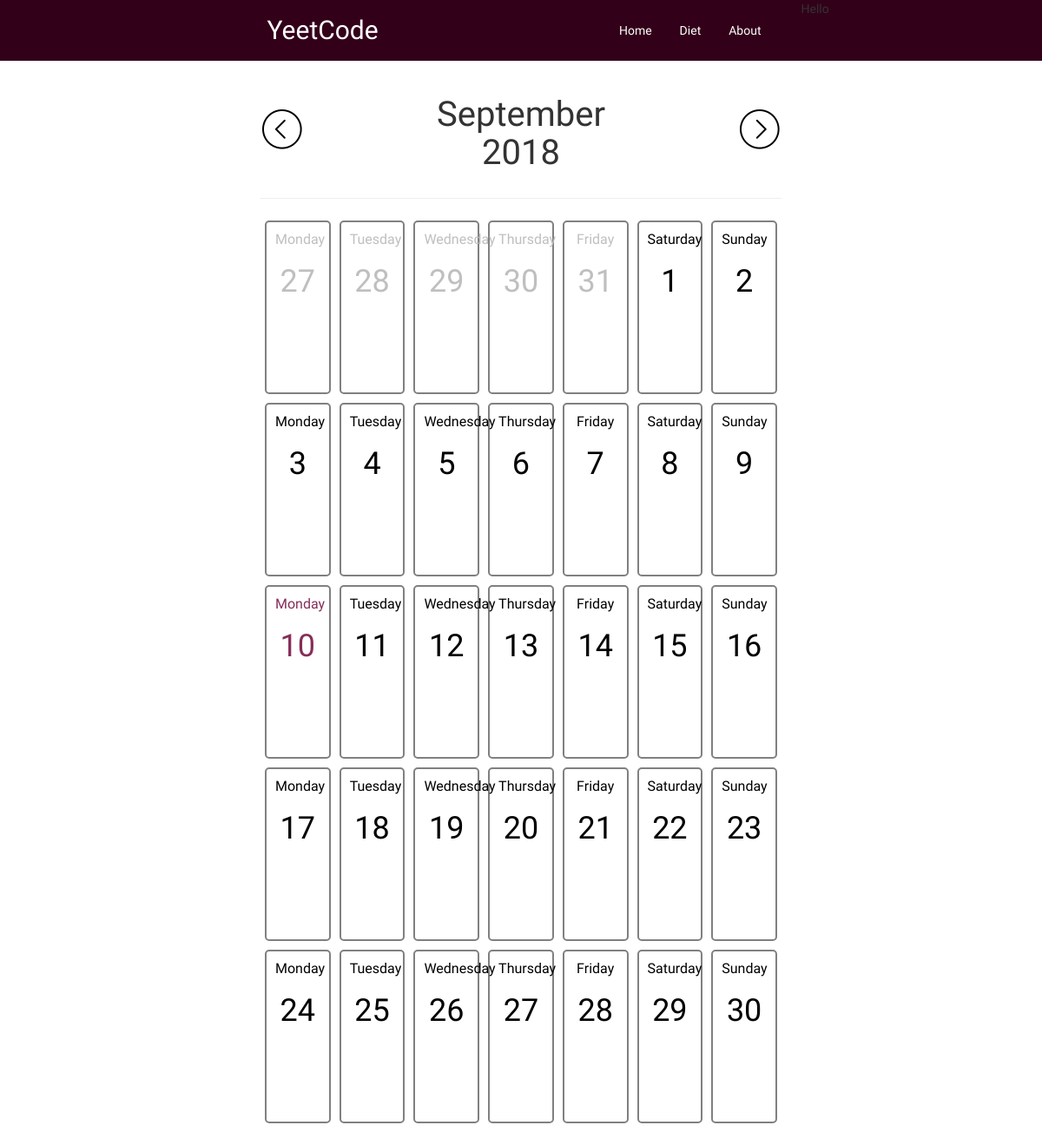
The page /diet/current on the database its author committed.
### diet/models.py (models this page shows)
class NutritionMonth(models.Model):
    MONTHS = (
        ('January', 'January'),
        ('February', 'February'),
        ('March', 'March'),
        ('April', 'April'),
        ('May', 'May'),
        ('June', 'June'),
        ('July', 'July'),
        ('August', 'August'),
        ('September', 'September'),
        ('October', 'October'),
        ('November', 'November'),
        ('December', 'December'),
    )
    year = models.IntegerField()
    month = models.TextField(default="January", choices=MONTHS)
    month_num = models.IntegerField(default=1, choices=[(d, d) for d in range(1, 13)])
    month_slug = models.TextField(default="00-00")

class NutritionDay(models.Model):
    WEEKDAYS = (("Sunday", "Sunday"),
                ("Monday", "Monday"),
                ("Tuesday", "Tuesday"),
                ("Wednesday", "Wednesday"),
                ("Thursday", "Thursday"),
                ("Friday", "Friday"),
                ("Saturday", "Saturday"),
                )
    month = models.ForeignKey(NutritionMonth, on_delete=models.CASCADE)
    day_slug = models.TextField(default="00-00-00")
    weekday = models.TextField(default="Sunday", choices=WEEKDAYS)
    cur_date = models.DateField()
    calories = models.IntegerField(default=0)
    carb = models.IntegerField(default=0)
    protein = models.IntegerField(default=0)
    fat = models.IntegerField(default=0)
    weight = models.IntegerField(null=True)

### diet/views.py (the view)
# urls.py: path('current', views.month_current, name='diet_month_current'),
def month_current(request):
    today = datetime.now().timetuple()
    cur_month, month_iter = get_month(today.tm_mon, today.tm_year)
    prev_t = get_prev_month(today.tm_year, today.tm_mon)
    next_t = get_next_month(today.tm_year, today.tm_mon)
    context = {'cur_month': today.tm_mon,
               'cur_year': today.tm_year,
               'cur_day': today.tm_mday,
               'month': cur_month,
               'month_iter': month_iter,
               'prev_year': prev_t[0],
               'prev_month': prev_t[1],
               'next_year': next_t[0],
               'next_month': next_t[1]}
    return render(request, 'diet.html', context)

### diet/helper.py (called while the page is built)
def get_prev_month(year, month):
    if month == 1:
        return (year-1, 12)
    else:
        return (year, month-1)

def get_next_month(year, month):
    if month == 12:
        return (year+1, 1)
    else:
        return (year, month+1)

### diet/templates/diet.html (shortened to what this page needs)
{% extends 'base.html' %}
{% load static %}
{% block extra_head %}
<link rel="stylesheet" type="text/css" href="{% static 'diet.css' %}">
{% endblock %}
{% block content %}
<div class="row">
  <div class="col-md-3"></div>
  <div class="col-md-6">
    <br>
      <table style="width:100%">
        <tr>
          <td>
            <a href="{% url 'month_view' prev_year prev_month %}" class="align-bottom" style="float:left;"><img src="{% static 'left-arrow.png' %}" alt="left_arrow"></a>
          </td>
          <td>
            <h1 style="font-family: Galada; text-align: center; font-size: 40px">{{ month.month }} {{ month.year }}</h1>
          </td>
          <td>
            <a href="{% url 'month_view' next_year next_month %}" class="align-bottom" style="float:right;"><img src="{% static 'right-arrow.png' %}" alt="right_arrow"></a>
          </td>
        </tr>
      </table>
    <hr>
    <table style="width:100%" class="diet-calendar">
      {% for week in month_iter %}
      <tr>
        {% for d in week %}
        <td>
          <a href="{% url 'day_view' d.cur_date.year d.cur_date.month d.cur_date.day %}" class="calendar-link">
            <div class=calender-day>
              {% if d.cur_date.day == cur_day and d.cur_date.month == cur_month and d.cur_date.year == cur_year %}
                <div class=current-day>
              {% elif d.cur_date.month == month.month_num %}
                <div class=month-day>
              {% else %}
                <div class=not-month-day>
              {% endif %}
              <p>{{ d.weekday }}</p>
              <h1>{{ d.cur_date.day }}</h1>
            </div>
            <div class="row">
              <div class="col-md-6">
              </div>
              <div class="col-md-6">
              </div>
              <div class="col-md-6">
              </div>
              <div class="col-md-6">
              </div>
            </div>
            </div>
          </a>
        </td>
        {% endfor %}
      </tr>
      {% endfor %}
    </table>
    <br>
  </div>
  <div class="col-md-3"></div>
</div>
{% endblock %}

### application/templates/base.html (shortened to what this page needs)
{% load static %}
{% load staticfiles %}
{% load bootstrap3 %}
{% bootstrap_css %}
<head>
  <link rel="stylesheet" type="text/css" href="{% static 'base.css' %}">
  {% block extra_head %}{% endblock %}
</head>
<body>
  <div class="nav-bar">
    <div class="row">
      <div class="col-md-6">
        <h3 class="web-title"><span style="font-family: Galada;">Yeet</span>Code</h3>
        <ul>
          <li><a href="{% url 'about' %}"><p class="nav-item">About</p></a></li>
          <li><a href="{% url 'diet_month_current' %}"><p class="nav-item">Diet</p></a></li>
          <li><a href="{% url 'home' %}"><p class="nav-item">Home</p></a></li>
        </ul>
      </div>
      <div class="col-md-3">Hello</div>
    </div>
  </div>
  <div class="row">
    {% block content %}{% endblock %}
  </div>
</body>

### application/static/base.css (style rules this page uses)
body { margin: 0; font-family: Questrial; }
ul { list-style-type: none; margin: 0; padding: 0; overflow: hidden; }
li { float: right; height: 70px; }
li a { display: block; color: white; text-align: center; padding: 14px 16px; text-decoration: none; }
.nav-bar { margin: 0; padding: 0; background-color: #33001a; }
.nav-item { line-height: 3; display: inline-block; vertical-align: middle; }
.web-title { float: left; color: white; line-height: 1; display: inline-block; vertical-align: middle; font-size: 30px; }

### diet/static/diet.css (style rules this page uses)
.calender-day { color: black; padding: 10px; border:2px solid grey; border-radius: 5px; height: 200px; margin: 5px; text-align: center; }
.not-month-day { color: #bfbfbf; }
.current-day { color: #862d59; }
table { table-layout: fixed; }

### rows shown on the page
NutritionMonth: month "September", year "2018"
NutritionDay: weekday "Monday", cur_date.day "27"
NutritionDay: weekday "Tuesday", cur_date.day "28"
NutritionDay: weekday "Wednesday", cur_date.day "29"
NutritionDay: weekday "Thursday", cur_date.day "30"
NutritionDay: weekday "Friday", cur_date.day "31"
NutritionDay: weekday "Saturday", cur_date.day "1"
NutritionDay: weekday "Sunday", cur_date.day "2"
NutritionDay: weekday "Monday", cur_date.day "3"
NutritionDay: weekday "Tuesday", cur_date.day "4"
NutritionDay: weekday "Wednesday", cur_date.day "5"
NutritionDay: weekday "Thursday", cur_date.day "6"
NutritionDay: weekday "Friday", cur_date.day "7"
NutritionDay: weekday "Saturday", cur_date.day "8"
NutritionDay: weekday "Sunday", cur_date.day "9"
NutritionDay: weekday "Monday", cur_date.day "10"
NutritionDay: weekday "Tuesday", cur_date.day "11"
NutritionDay: weekday "Wednesday", cur_date.day "12"
NutritionDay: weekday "Thursday", cur_date.day "13"
NutritionDay: weekday "Friday", cur_date.day "14"
NutritionDay: weekday "Saturday", cur_date.day "15"
NutritionDay: weekday "Sunday", cur_date.day "16"
NutritionDay: weekday "Monday", cur_date.day "17"
NutritionDay: weekday "Tuesday", cur_date.day "18"
NutritionDay: weekday "Wednesday", cur_date.day "19"
NutritionDay: weekday "Thursday", cur_date.day "20"
NutritionDay: weekday "Friday", cur_date.day "21"
NutritionDay: weekday "Saturday", cur_date.day "22"
NutritionDay: weekday "Sunday", cur_date.day "23"
NutritionDay: weekday "Monday", cur_date.day "24"
NutritionDay: weekday "Tuesday", cur_date.day "25"
NutritionDay: weekday "Wednesday", cur_date.day "26"
NutritionDay: weekday "Thursday", cur_date.day "27"
NutritionDay: weekday "Friday", cur_date.day "28"
NutritionDay: weekday "Saturday", cur_date.day "29"
NutritionDay: weekday "Sunday", cur_date.day "30"
